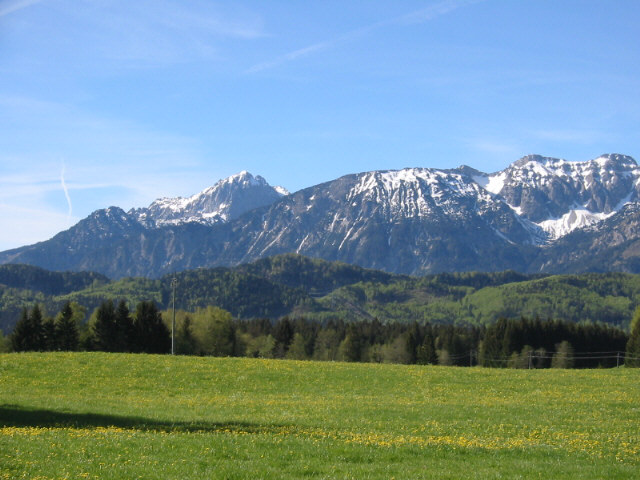
//> input picture BBM2018/BBM05/BBM05/left.png, 640 x 480 px
$ ./ex05   (built with g++ and OpenCV 4, older OpenCV classes emulated)
//> lines starting //> are read from the running program, lines starting //| are printed output that depends on the picture
/**
 * Bildbasierte Modellierung SS 2017
 * Prof. Dr.-Ing. Marcus Magnor
 *
 * Betreuer: JP Tauscher (tauscher@cg.cs.tu-bs.de)
 * URL: https://graphics.tu-bs.de/teaching/ss17/bbm
 */

#include<cstdlib>
#include<ctime>
#include <iostream>
#include <set>
#include <opencv2/highgui/highgui.hpp>
#include <opencv2/imgproc/imgproc.hpp>
#include <opencv2/calib3d/calib3d.hpp>
#include "opencv2/core/core.hpp"
#include "opencv2/features2d/features2d.hpp"
#include "opencv2/highgui/highgui.hpp"
#include <vector>
#include <opencv2/legacy/legacy.hpp>
#include "opencv2/core/core.hpp"
#include "opencv2/features2d/features2d.hpp"
#include "opencv2/highgui/highgui.hpp"
#define random(a,b) (rand()%(b-a+1)+a)

using namespace cv;
using namespace std;
/**
 * Datum: 15.5.2018
 *
 * Übungsblatt: 5
 * Abgabe: 29.5.2018
 */

// Nutze hier deine Funktion aus Übungsbatt 4. Du darfst auch die Musterlösung verwenden.
void createPanorama(const Mat &img1, const Mat &img2, Mat H, Mat &panorama) {
/* TODO */
	std::vector<Point2f> corners(4);
	corners[0] = Point2f(0.f , 0.f);
	corners[1] = Point2f((float) img1.cols, 0.f);
	corners[2] = Point2f(0.f ,  (float) img1.rows);
	corners[3] = Point2f((float) img1.cols , (float) img1.rows);

    perspectiveTransform(corners, corners, H);

    int max_x = static_cast<int>(std::max(corners[1].x, corners[3].x) + .5f);
    int min_x = static_cast<int>(std::min(corners[0].x, corners[2].x));
    int max_y = static_cast<int>(std::max(corners[2].y, corners[3].y) + .5f);
    int min_y = static_cast<int>(std::min(corners[0].y, corners[1].y));

    int offset_x = -std::min(0, min_x);
    int offset_y = -std::min(0, min_y);

    Size pano_size(std::max(max_x, img2.cols) + offset_x, std::max(max_y, img2.rows) + offset_y);

    H.convertTo(H, CV_32FC1);
    Mat offset = Mat::eye(3, 3, CV_32F);
    offset.at<float>(0, 2) = offset_x;
    offset.at<float>(1, 2) = offset_y;

    Mat trans = offset * H;
    Mat left, right;

    warpPerspective(img1, left, trans, pano_size);
    warpPerspective(img2, right, offset, pano_size);

    Mat  mask_l, mask_r;

    threshold(left, mask_l, 0.001, 1.0, CV_THRESH_BINARY);
    threshold(right, mask_r, 0.001, 1.0, CV_THRESH_BINARY);

    add(right, left, panorama);
    add(mask_r, mask_l, mask_l);
    divide(panorama, mask_l, panorama);

}

float DistanceBetweenDescriptors(Mat &m1, Mat &m2) {    //distance betweend two descriptor  using Euclidean distance
    float d = 0.0f;
    for (unsigned int i = 0; i < 32; ++i) {
        d += (m1.at<uchar>(0,i) - m2.at<uchar>(0,i)) * (m1.at<uchar>(0,i) - m2.at<uchar>(0,i));
    }
    return cvSqrt(d);
}

/**
 * Aufgabe: Features (10 Punkte)
 *
 * Featuredeskriptoren finden und beschreiben lokale Merkmale in Bildern. Diese Merkmale
 * sind markant und können idealerweise in anderen Bildern der selben Szene wiedergefunden werden.
 *
 * In der Vorlesung betrachten wir den SIFT-Algorithmus. SIFT ist durch ein US-Patenent geschützt und daher nur
 * in der OpenCV Extension \code{nonfree} enthalten. Diese ist im CIP-Pool nicht installiert. OpenCV bietet jedoch eine
 * Reihe weiterer Featuredeskriptoren. Mit ORB stellt OpenCV eine eigens entwickelte freie Alternative zu SIFT zur
 * Verfügung.
 *
 * - Berechne mit einem Featuredeskriptor deiner Wahl Featurepunkte der Testbilder.
 * - Zeichne die Features in die Testbilder ein.
 * - Implementiere das Finden von Korrespondenzen zwischen Paaren von Testbildern (ohne Verwendungung einer
 *   OpenCV \code{DescriptorMatcher} Klasse).
 *   Aus der Vorlesung wissen wir, dass ein Match nur akzeptiert werden soll, wenn die beste Deskriptordistanz
 *   kleiner ist als das 0.6-fache der zweitbesten Deskriptordistanz. Implementiere diese Prüfung. Was passiert,
 *   wenn der Faktor auf 0.4 bzw. 0.8 gesetzt wird?
 * - Visualisiere die Korrespondenzen in geeigneter Form.
 */

// Matches a descriptor desc against a list of descriptors desclist with an acceptance ratio ratio.
// Returns the id of the match in featlist or -1
int matchDescriptors(const Mat &desc, const Mat &desclist, float ratio) {
/* TODO */
	float first_distance = FLT_MAX;  //firstly the distance is infinite
	float second_distance = FLT_MAX;
	unsigned int first_index = -1;
	unsigned int second_index = -1;
	float distance = 0.0f;
	for(unsigned int i = 0; i < desclist.rows; i++){
		distance = DistanceBetweenDescriptors(desc.rowRange(0,1),desclist.rowRange(i,i+1));  //a line each time, 32 dimension vector, a descriptor
		if(distance < first_distance){        //determine the first distance and the index
			second_distance = first_distance;
			second_index = first_index;
			first_distance = distance;
			first_index = i;
		}
		else if(distance < second_distance){  //determine the second distance and the index
			second_distance = distance;
			second_index = i;
			}
		}
	return (first_distance < ratio * second_distance)? first_index : -1;// if the distance meet the ratio
}

// Finds matches between two lists of descriptors desclist1 and desclist2 with an acceptance ratio ratio.
// Returns a pairs of ids ptpairs.
void findMatches(const Mat &desclist1, Mat &desclist2,
                 vector<std::pair<unsigned int, unsigned int>> &ptpairs, float ratio) {
/* TODO */
					 unsigned int list2_index = -1;
					 for(unsigned int i = 0; i < desclist1.rows; i++){
						 list2_index = matchDescriptors(desclist1.rowRange(i,i+1),desclist2,ratio);
						 if(list2_index != -1){
						 ptpairs.push_back(make_pair<unsigned int,unsigned int>(i,list2_index));//first is the index in Keypoints1, second Keypoints2
						 }
					 }
}

/**
 * Aufgabe: RANSAC (10 Punkte)
 *
 * Tatsächlich liefern selbst sehr gute Matching-Algorithmen stets einige
 * Korrespondenzen, die nicht denselben 3D Punkt beschreiben. Homographien, die
 * auf diesen Korrespondenzen beruhen, liefern nicht die gewünschten
 * Transformationen. Der RANSAC-Algorithmus versucht, aus der Gesamtmenge der
 * Korrespondenzen diejenigen herauszusuchen, die zueinander konsistent sind.
 *
 * - Implementiere selbständig den RANSAC-Algorithmus. Verwende als Qualitätsmaß den
 *   Abstand zwischen den Featurepunkten des einen Bildes und den
 *   transformierten Featurepunkten des anderen Bildes: Abweichungen von mehr
 *   als vier Pixeln in einer Koordinate kennzeichnen einen Punkt als
 *   Outlier. Bei gleicher Anzahl konsistenter Korrespondenzen entscheidet
 *   die Gesamtabweichung aller gültigen Korrespondenzen.
 */

// [81 lines left out: function findHomographyRANSAC, not called in this run]


int main(int argc, char **argv) {
    Mat img1, img2;

    Mat img1_U8 = imread("left.png", IMREAD_COLOR);
//> img1_U8 is the input picture: 480 rows x 640 cols, CV_8UC3; mean B, G, R 147.6, 141.3, 114.5
    Mat img2_U8 = imread("right.png", IMREAD_COLOR);
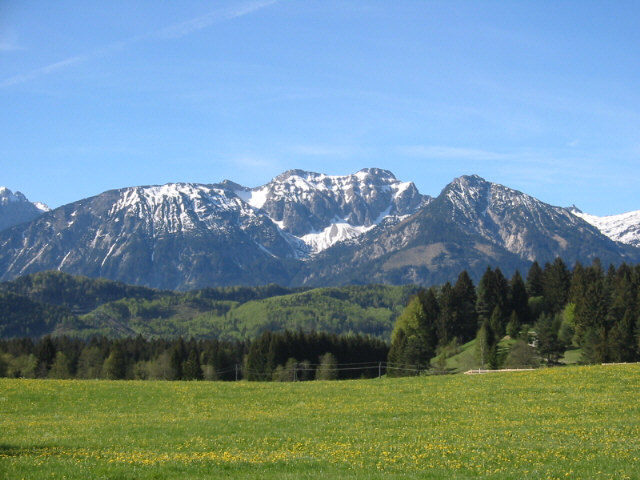
//> input picture BBM2018/BBM05/BBM05/right.png, 640 x 480 px
//> img2_U8 is the input picture: 480 rows x 640 cols, CV_8UC3; mean B, G, R 147.8, 139.6, 111.5

    //float ratio = atof(argv[3]);

    img1_U8.convertTo(img1, CV_32F, 1 / 255.);
    img2_U8.convertTo(img2, CV_32F, 1 / 255.);

   // [17 lines of commented-out code are left out]

	img1.convertTo(img1,CV_8U,255,0); //must be in te rang 0 -255, not 0-1!!!!!!!!!!
	img2.convertTo(img2,CV_8U,255,0);

	vector<KeyPoint> keyPoints_1, keyPoints_2;

	//Ptr<ORB> orb = ORB::create(100, 2, 8, 31, 0, 2, ORB::HARRIS_SCORE, 31, 20);
    //Ptr<ORB> orb = ORB::create();
	ORB orb;
	orb.detect(img1,keyPoints_1);
//> keyPoints_1 = 500 keypoints; strongest (x, y, size): (373, 188, 31), (417, 178, 31), (531, 173, 31), (434, 183, 31)
	orb.detect(img2,keyPoints_2);
//> keyPoints_2 = 500 keypoints; strongest (x, y, size): (197, 198, 31), (135, 203, 31), (182, 205, 31), (137, 199, 31)
    // [15 lines of commented-out code are left out]


	Mat descriptors_1, descriptors_2;
    orb.compute(img1, keyPoints_1, descriptors_1);
    orb.compute(img2, keyPoints_2, descriptors_2);   //using ORB to get the ketpoints and descriptors

//////////////////////////////////////////////nur test
	cout<<descriptors_1.rows<<endl<<descriptors_1.cols<<endl;   //500feature * 32 dimension
//| 500
//| 32
	cout<<descriptors_1.rowRange(0,1)<<endl;
//| [105, 157,  48,  62,  25, 157,  16,  55, 207,  77, 172,  13, 174, 248,  34, 148, 205,  51, 232,   1, 222,  43, 210, 181, 203, 247,  16, 123,  90,  14, 142,  94]
	float d1 = DistanceBetweenDescriptors(descriptors_1.rowRange(0,1),descriptors_1.rowRange(1,2));
//> the loop in DistanceBetweenDescriptors, `for (unsigned int i = 0; i < 32; ++i)` made 32 passes
//> d on passes 1 to 12: 1936, 6560, 6569, 8250, 9091, 31892, 81621, 112950, 120519, 126448, 129929, 132530
//> after the loop in DistanceBetweenDescriptors, `for (unsigned int i = 0; i < 32; ++i)`: d = 322768
//> d1 = 568.1
	cout<<"d1"<<d1<<endl;
//| d1568.127
////////////////////////////////////////////////////////////////////////////////////////////

	float ratio = 0.4f;
	Mat M_Translation = (Mat_<float>(3, 3) << 1, 0, img1.cols, 0, 1, 0, 0, 0, 1);
//> M_Translation = [[1, 0, 640], [0, 1, 0], [0, 0, 1]]
    Mat output;
    createPanorama(img2,img1,M_Translation,output);
//> in createPanorama, `warpPerspective(img1, left, trans, pano_size);`:
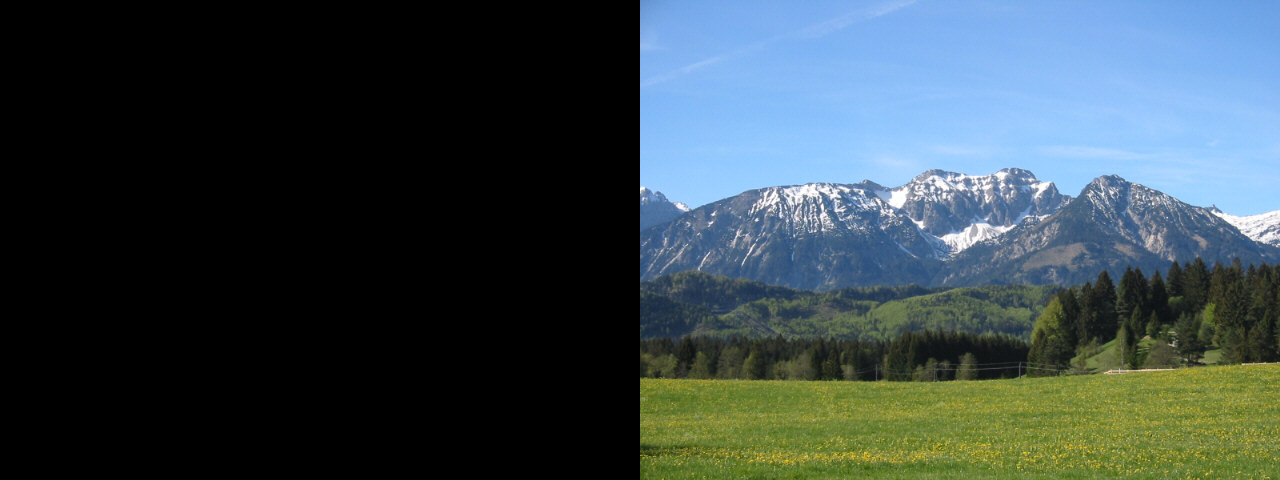
//> left: 480 rows x 1280 cols, CV_8UC3; mean B, G, R 73.9, 69.8, 55.7
//> in createPanorama, `warpPerspective(img2, right, offset, pano_size);`:
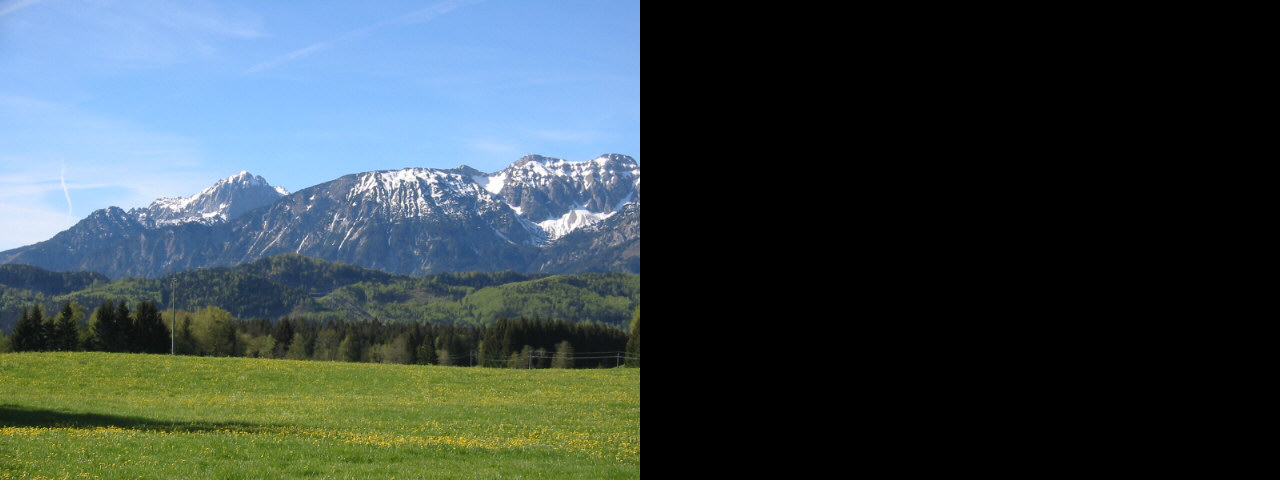
//> right: 480 rows x 1280 cols, CV_8UC3; mean B, G, R 73.8, 70.7, 57.3
//> in createPanorama, `threshold(left, mask_l, 0.001, 1.0, CV_THRESH_BINARY);`:
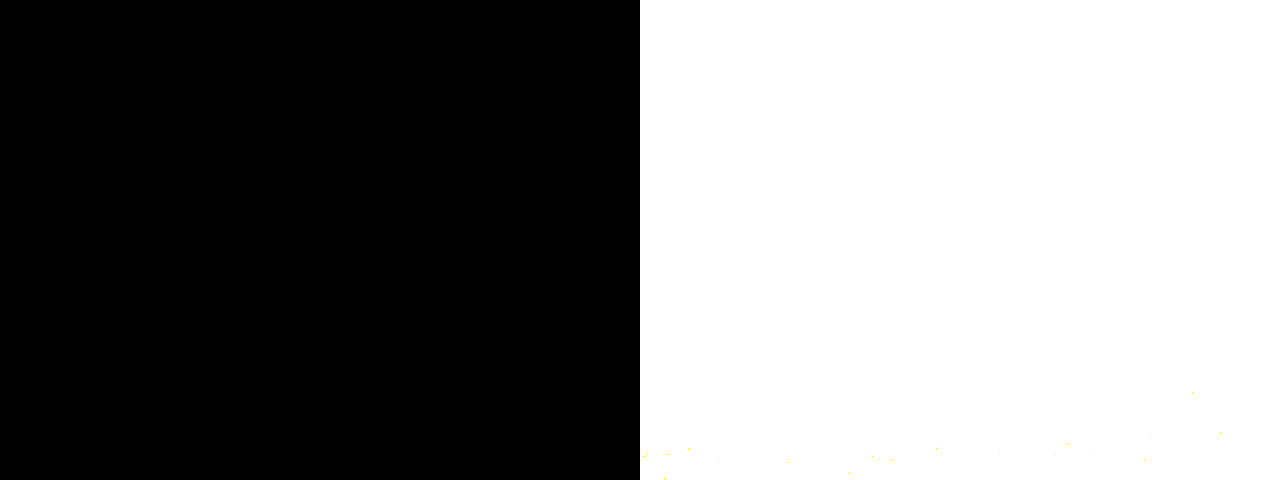
//> mask_l: 480 rows x 1280 cols, CV_8UC3; mean B, G, R 0.5, 0.5, 0.5; drawn with 1 as white
//> in createPanorama, `threshold(right, mask_r, 0.001, 1.0, CV_THRESH_BINARY);`:
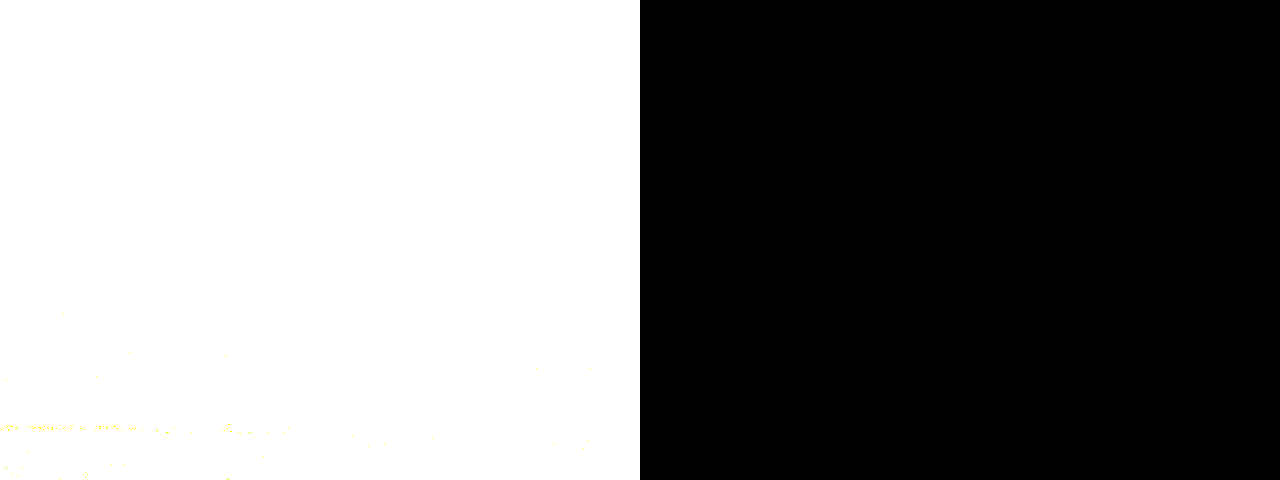
//> mask_r: 480 rows x 1280 cols, CV_8UC3; mean B, G, R 0.5, 0.5, 0.5; drawn with 1 as white
//> in createPanorama, `add(right, left, panorama);`:
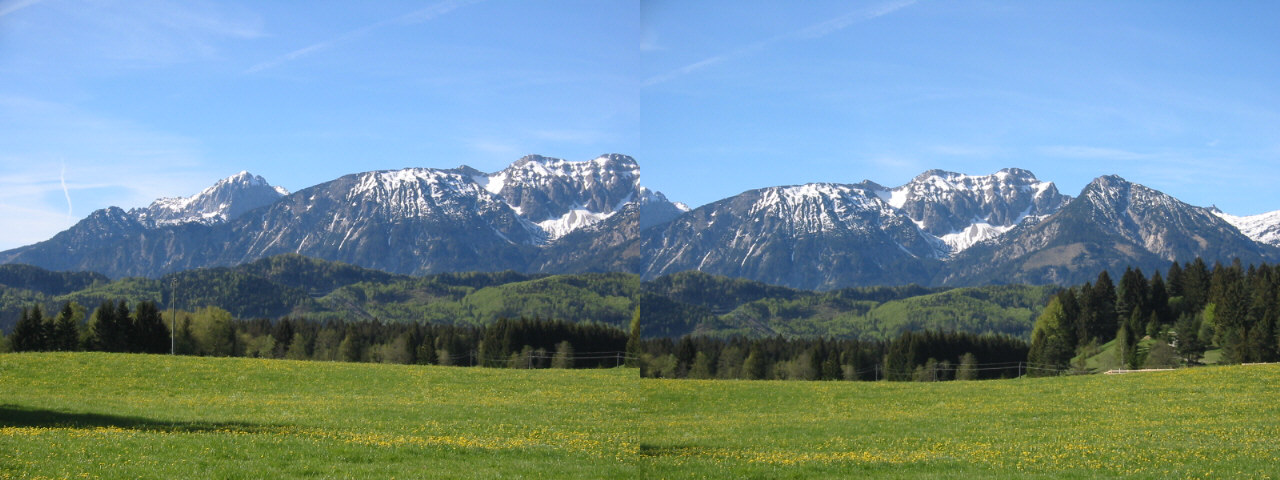
//> panorama: 480 rows x 1280 cols, CV_8UC3; mean B, G, R 147.7, 140.5, 113
//> in createPanorama, `add(mask_r, mask_l, mask_l);`:
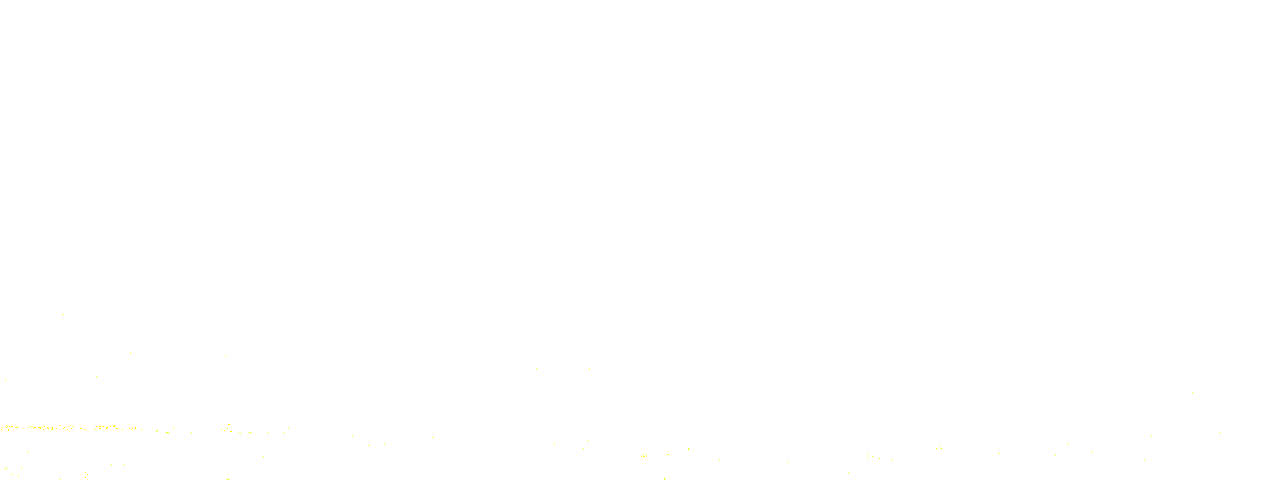
//> mask_l: 480 rows x 1280 cols, CV_8UC3; mean B, G, R 1, 1, 1; drawn with 1 as white

	vector<std::pair<unsigned int, unsigned int>> ptpairs;
	findMatches(descriptors_1,descriptors_2,ptpairs,ratio);
//> (the run ends here: the program needs code that is not available in this run, at `ptpairs.push_back(make_pair<unsigned int,unsigned int>(i,list2_index));`)
